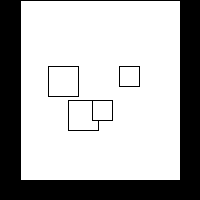
Frame 1 (no input)
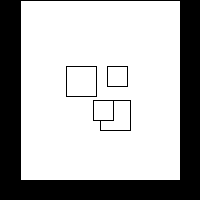
Frame 60 (the mouse pressed at the canvas centre just before this capture)
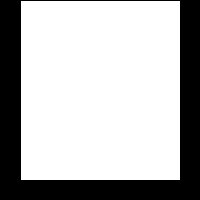
Frame 120 (the mouse held since frame 60 and released just before this capture)

The Processing sketch that drew these frames (run headless with seeded random() and noise(); from frame 60 on, the mouse is pressed at the canvas centre):

// Processing sketch: processing_90936
// ── processing_90936.pde

void setup()
{
  size(200, 200);
  
}

void draw()
{
  background(0);
  fill(255);
  rect(20, 0, width - 40, height - 20);
  if(mouseX < 20 || mouseX > width - 20 || mouseY > height - 20)
  {
  float [] posX = {random(20, 100), random(50, 120), random(100, 120), random(20, 140), random(75, 95)};
  rect(posX[0], height/2, 20, 20);
  rect(posX[1], height/2, 30, 30);
  rect(posX[2], height/3, 20, 20);
  rect(posX[3], height/3, 30, 30);
  rect(posX[4], height/2, 20, 20);
  }

}
